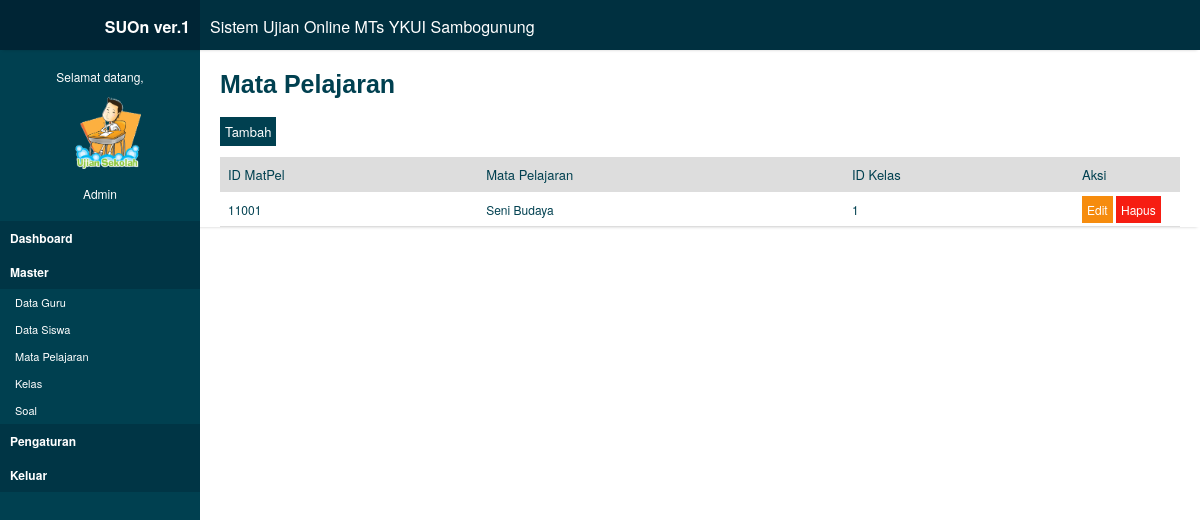
The app's page /admin/index.php?page=mt_pelajaran with its own data.
### tables this page shows
CREATE TABLE IF NOT EXISTS `tmatpel` (
  `IdMatPel` varchar(50) NOT NULL,
  `Matpel` varchar(50) NOT NULL,
  `IdKelas` varchar(30) NOT NULL,
  PRIMARY KEY (`IdMatPel`)
);

### admin/pelajaran/pelajaran.php (the view, shortened to what this page needs)
<?php
if( $_GET['aks'] == "tambah" ){
?>
<div id="isi">
<h2>Tambah Mata Pelajaran</h2>
	<form action="pelajaran/aksi_pelajaran.php" method="post" name="tambah" >
		<div class="group">
		<label>ID MatPel</label><br>
		<input type="text" name="idmatpel"></input>
		</div>
		<div class="group">
		<label>Mata Pelajaran</label><br>
		<input type="text" name="matpel"></input>
		</div>
		<div class="group">
		<label>ID Kelas</label><br>
		<input type="text" name="idkelas" ></input>
		</div>
        <input type="submit"  name="add" value="Tambah"></input>
	</form>
</div>
<?php } else{
?>
<div id="isi">
<h2>Mata Pelajaran</h2>
 <?php
 $view=mysql_query("SELECT * FROM tmatpel");?>
<a class="tambah" href="?page=mt_pelajaran&aks=tambah"/>Tambah</a>
<table id="table-a">
        <thead>
        <tr><th>ID MatPel</th>
            <th>Mata Pelajaran</th>
            <th>ID Kelas</th>
            <th width="90">Aksi</th>
        </tr>
        </thead>
        <tbody>
    <?php
	while($row=mysql_fetch_array($view)){
	?>
        <tr>
            <td><?php echo $row[IdMatPel]; ?></td>
            <td><?php echo $row[Matpel]; ?></td>
            <td><?php echo $row[IdKelas]; ?></td>
            <td>
				<a class="edit" href='?page=mt_pelajaran&aks=edit&id=<?php echo $row[IdMatPel]; ?>'>Edit</a>
				<a class="hapus" href='?page=mt_pelajaran&aks=hapus&id=<?php echo $row[IdMatPel]; ?>'>Hapus</a>
			</td>
        </tr>
	 <?php } ?>
        </tbody>
        </table>
</div>
<?php
}
?>

### admin/css/style.css (style rules this page uses)
* { margin:0; padding:0; font-family:'Helvetica Neue', Helvetica, Arial, sans-serif; }
#isi { margin-top:70px; margin-left:100px; width:auto; background:#fff; padding:0px 10px 0px 10px; }
#isi h2 { background:#fff; padding:0px; font-size:25px; font-family:Arial, Helvetica, sans-serif; color:#004050; padding-bottom:20px; }
#table-a { font-family: "Lucida Sans Unicode", "Lucida Grande", Sans-Serif; font-size: 12px; width: 100%; text-align: left; border-collapse: collapse; margin-top:15px; }
#table-a th { font-size: 13px; font-weight: normal; padding: 8px; background: #ddd; border-bottom: 1px solid #fff; color: #004050; }
#table-a td { padding: 8px; background: #fff; border-bottom: 1px solid #ddd; color: #004050; border-top: 1px solid transparent; }
a.edit { padding:5px; background:#f68c0e; color:#fff; text-decoration:none; }
a.hapus { padding:5px; background:#f61d12; color:#fff; text-decoration:none; }
a.tambah { padding:5px; background:#004050; color:#fff; text-decoration:none; font-size:13px; }

### records on screen
tmatpel: IdMatPel "11001", Matpel "Seni Budaya", IdKelas "1"
